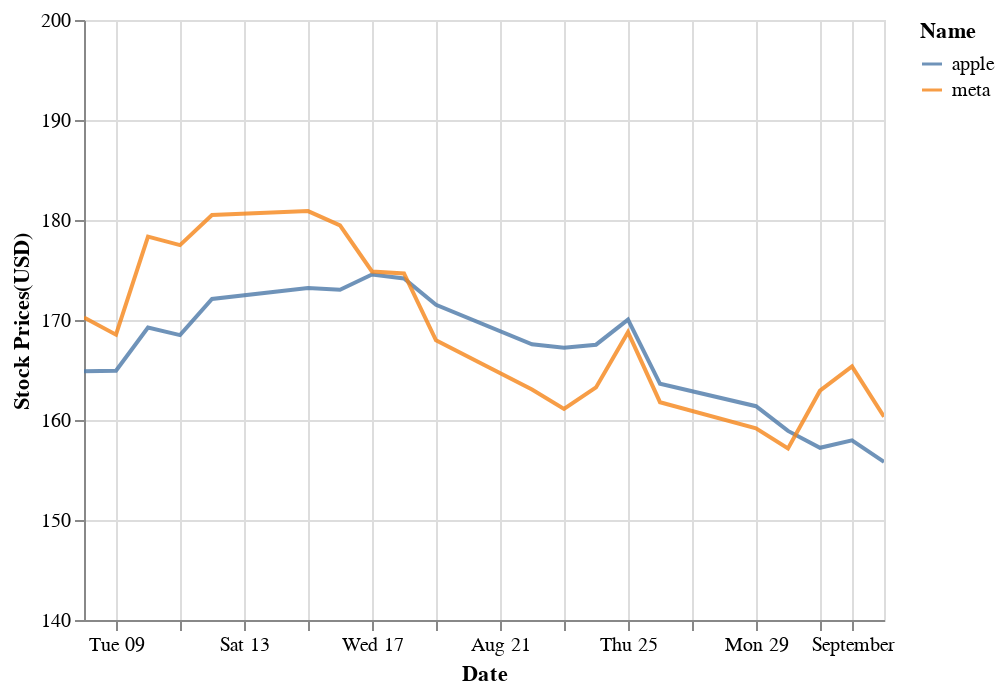

The notebook cell this image was saved under:
### Code cell
chart

### Figure 1 — Vega-Lite specification as saved in the notebook (floating-point values rounded to 4 significant figures)
{"config": {"view": {"continuousWidth": 400, "continuousHeight": 300}}, "data": {"name": "data-ee81a8e59a15d0a7b040e4415e2a908b"}, "mark": {"type": "line", "clip": true, "opacity": 0.8}, "encoding": {"color": {"field": "Name", "type": "nominal"}, "x": {"field": "Date", "type": "temporal"}, "y": {"field": "Stock Prices(USD)", "scale": {"domain": [140, 200]}, "stack": null, "type": "quantitative"}}, "$schema": "https://vega.github.io/schema/vega-lite/v4.17.0.json", "datasets": {"data-ee81a8e59a15d0a7b040e4415e2a908b": [{"Date": "08 August 2022", "Name": "apple", "Stock Prices(USD)": 164.9}, {"Date": "09 August 2022", "Name": "apple", "Stock Prices(USD)": 164.9}, {"Date": "10 August 2022", "Name": "apple", "Stock Prices(USD)": 169.2}, {"Date": "11 August 2022", "Name": "apple", "Stock Prices(USD)": 168.5}, {"Date": "12 August 2022", "Name": "apple", "Stock Prices(USD)": 172.1}, {"Date": "15 August 2022", "Name": "apple", "Stock Prices(USD)": 173.2}, {"Date": "16 August 2022", "Name": "apple", "Stock Prices(USD)": 173.0}, {"Date": "17 August 2022", "Name": "apple", "Stock Prices(USD)": 174.6}, {"Date": "18 August 2022", "Name": "apple", "Stock Prices(USD)": 174.1}, {"Date": "19 August 2022", "Name": "apple", "Stock Prices(USD)": 171.5}, {"Date": "22 August 2022", "Name": "apple", "Stock Prices(USD)": 167.6}, {"Date": "23 August 2022", "Name": "apple", "Stock Prices(USD)": 167.2}, {"Date": "24 August 2022", "Name": "apple", "Stock Prices(USD)": 167.5}, {"Date": "25 August 2022", "Name": "apple", "Stock Prices(USD)": 170.0}, {"Date": "26 August 2022", "Name": "apple", "Stock Prices(USD)": 163.6}, {"Date": "29 August 2022", "Name": "apple", "Stock Prices(USD)": 161.4}, {"Date": "30 August 2022", "Name": "apple", "Stock Prices(USD)": 158.9}, {"Date": "31 August 2022", "Name": "apple", "Stock Prices(USD)": 157.2}, {"Date": "01 September 2022", "Name": "apple", "Stock Prices(USD)": 158.0}, {"Date": "02 September 2022", "Name": "apple", "Stock Prices(USD)": 155.8}, {"Date": "08 August 2022", "Name": "meta", "Stock Prices(USD)": 170.2}, {"Date": "09 August 2022", "Name": "meta", "Stock Prices(USD)": 168.5}, {"Date": "10 August 2022", "Name": "meta", "Stock Prices(USD)": 178.3}, {"Date": "11 August 2022", "Name": "meta", "Stock Prices(USD)": 177.5}, {"Date": "12 August 2022", "Name": "meta", "Stock Prices(USD)": 180.5}, {"Date": "15 August 2022", "Name": "meta", "Stock Prices(USD)": 180.9}, {"Date": "16 August 2022", "Name": "meta", "Stock Prices(USD)": 179.5}, {"Date": "17 August 2022", "Name": "meta", "Stock Prices(USD)": 174.9}, {"Date": "18 August 2022", "Name": "meta", "Stock Prices(USD)": 174.7}, {"Date": "19 August 2022", "Name": "meta", "Stock Prices(USD)": 168.0}, {"Date": "22 August 2022", "Name": "meta", "Stock Prices(USD)": 163.1}, {"Date": "23 August 2022", "Name": "meta", "Stock Prices(USD)": 161.1}, {"Date": "24 August 2022", "Name": "meta", "Stock Prices(USD)": 163.3}, {"Date": "25 August 2022", "Name": "meta", "Stock Prices(USD)": 168.8}, {"Date": "26 August 2022", "Name": "meta", "Stock Prices(USD)": 161.8}, {"Date": "29 August 2022", "Name": "meta", "Stock Prices(USD)": 159.2}, {"Date": "30 August 2022", "Name": "meta", "Stock Prices(USD)": 157.2}, {"Date": "31 August 2022", "Name": "meta", "Stock Prices(USD)": 162.9}, {"Date": "01 September 2022", "Name": "meta", "Stock Prices(USD)": 165.4}, {"Date": "02 September 2022", "Name": "meta", "Stock Prices(USD)": 160.3}]}}
